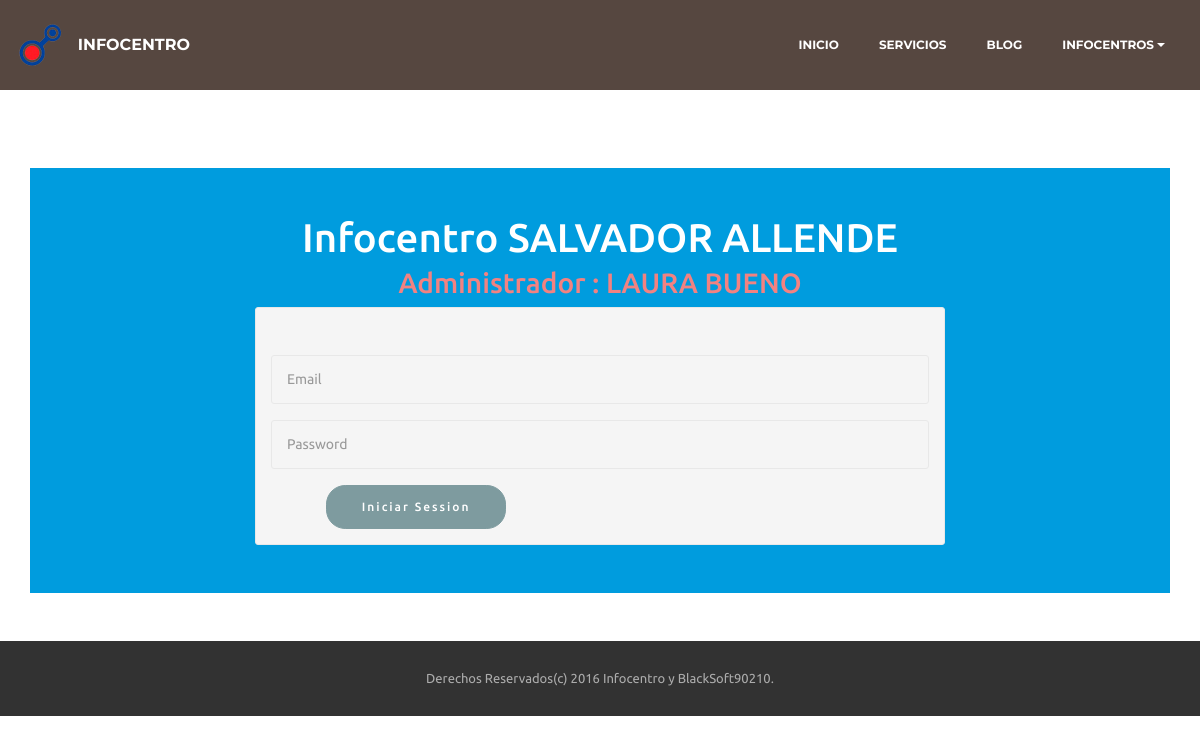
/?url=login&id=2, run on the app's committed database.
### tables this page shows
CREATE TABLE IF NOT EXISTS `infocentro` (
`id_inf` int(11) NOT NULL,
  `cod_inf` varchar(9) NOT NULL,
  `nombre_inf` varchar(100) NOT NULL,
  `direccion_inf` varchar(200) NOT NULL,
  `telf_inf` varchar(14) NOT NULL,
  `logo_inf` varchar(100) NOT NULL
);

CREATE TABLE IF NOT EXISTS `usuarios` (
`id_user` int(11) NOT NULL,
  `cedula_user` varchar(10) NOT NULL,
  `nombre_user` varchar(50) NOT NULL,
  `apellido_user` varchar(50) NOT NULL,
  `img_user` varchar(100) NOT NULL,
  `email_user` varchar(100) NOT NULL,
  `clave_user` varchar(100) NOT NULL,
  `nivel_user` int(1) NOT NULL,
  `id_inf` int(9) NOT NULL
);

### modelo/conectar.php (called while the page is built)
<?php
class Conectar
{
			public static function con()
			{
				$conexion=  mysqli_connect('localhost', 'root', '1234', 'info_blog');
				return $conexion;
				}
}
?>

### modelo/infocentros.php (called while the page is built, shortened)
<?php
   class Infocentro{
                private $info;
                public function __construct() {
                    $this->info=  array();
                }
                        public function leerInfo(){
                            $sql="SELECT * FROM infocentro";
                            $res=  mysqli_query(Conectar::con(), $sql);
                                            while($reg= mysqli_fetch_assoc($res))
                                            {
                                                            $this->info[]=$reg;
                                            }
                                                            return $this->info;
                        }
                    public function leerInfo_id($id){
                      $sql="SELECT * FROM infocentro WHERE id_inf='$id'";
                      $res=  mysqli_query(Conectar::con(), $sql);
                      while($reg= mysqli_fetch_assoc($res))
                                              {
                                                      $this->info[]=$reg;
                                              }
                                                      return $this->info;
                      }
}
?>

### modelo/users.php (called while the page is built, shortened)
<?php
        class Users{
            private $Users;
            public function __construct() {
                $this->Users=  array();
            }
             public function buscarinfo($idinf){
                $sql="SELECT * FROM usuarios WHERE id_inf='$idinf'";
                $res=  mysqli_query(Conectar::con(), $sql);
                while($reg= mysqli_fetch_assoc($res))
                                        {
                                                $this->Users[]=$reg;
                                        }
                                                return $this->Users;
            }
        }
?>

### vista/Contenedorlogin.php (the view, shortened to what this page needs)
<section>
        <div class="container fondoCeleste">
            <?php
                    $reg=new Infocentro();
                    $r=$reg->leerInfo_id($_GET['id'])
             ?>
            <div class="row">
                <div class="col-lg-12">
                    <br>
                    <br>
                    <h1 class="text-lg-center text-white">Infocentro <?php echo strtoupper($r[0]['nombre_inf']) ?></h1>
                    <?php
                        $adm=new Users();
                        $a=$adm->buscarinfo($_GET['id']);
                          ?>
                    <h3 class="text-lg-center text-danger">Administrador : <?php echo strtoupper($a[0]['nombre_user'].'  '. $a[0]['apellido_user']) ?></h3>
                    <div class="container ">
                        <div class="col-lg-8 col-lg-offset-2">
                        <form class="form-control fondoGris" method="post" action="" name="login" id="login">
                            <br>
                            <br>
                            <div class="form-group">
                                <input type="email" name="email" class="form-control"  placeholder="Email">
                            </div>
                            <div class="form-group">
                                <input type="password" name="pass" class="form-control"  placeholder="Password">
                            </div>
                            <input type="submit" class="btn btn-info col-lg-offset-1" name="Enviar" value="Iniciar Session">
                         </form>
                        </div>
                    <br><br>
                    <br><br>
                    </div>
                    <br>
                    <br>
                </div>
            </div>
        </div>
    </section>

### assets/theme/css/style.css (style rules this page uses)
.container { position: relative; }
.btn { margin-bottom: 0.5rem; }
.btn { font-family: 'Montserrat', sans-serif; font-weight: 500; letter-spacing: 2px; padding: 0.75rem 2.1875rem; font-size: 0.75rem; line-height: 1.5; border-radius: 3px; -webkit-transition: all .3s ease-in-out; -moz-transition: all .3s ease-in-out; transition: all .3s ease-in-out; }
.btn-info { background-color: #7e9b9f; border-color: #7e9b9f; box-shadow: none; color: #fff; }
.form-control { background-color: #f5f5f5; border-radius: 3px; box-shadow: none; color: #565656; font-size: 0.875rem; line-height: 1.43; min-height: 3.5em; padding: 0.5em 1.07em 0.5em; }
.form-control, .form-control:focus { border: 1px solid #e8e8e8; }
body { font-family: 'Raleway', sans-serif; color: #232323; }
h1, h2, h3, h4, h5, h6, .h1, .h2, .h3, .h4, .h5, .h6, .display-1, .display-2, .display-3, .display-4 { font-family: 'Montserrat', sans-serif; word-break: break-word; word-wrap: break-word; }
input, textarea { font-family: "Raleway"; }
.text-danger { color: #f28281 !important; }
.text-white { color: #fff !important; }

### assets/mobirise/css/mbr-additional.css (style rules this page uses)
body, input, textarea, .mbr-company .list-group-text { font-family: 'Ubuntu', sans-serif; }
.btn, .alert, h1, h2, h3, h4, h5, h6, .h1, .h2, .h3, .h4, .h5, .h6, .display-1, .display-2, .display-3, .display-4, .mbr-figure .mbr-figure-caption, .mbr-gallery-title, .mbr-map [data-state-details], .mbr-price { font-family: 'Ubuntu', sans-serif; }
.btn { border-radius: 1.6em; }
.btn-info { background-color: #7e9b9f; border-color: #7e9b9f; color: #ffffff; }
.text-danger { color: #f28281 !important; }

### data on the page
infocentro: nombre_inf "SALVADOR ALLENDE"
usuarios: nombre_user+apellido_user "LAURA BUENO"
